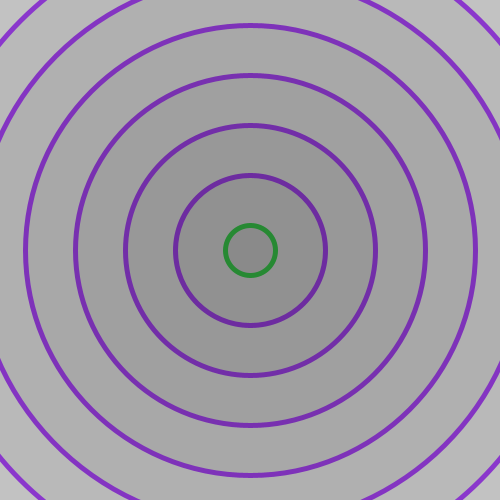
Frame 1 (no input)
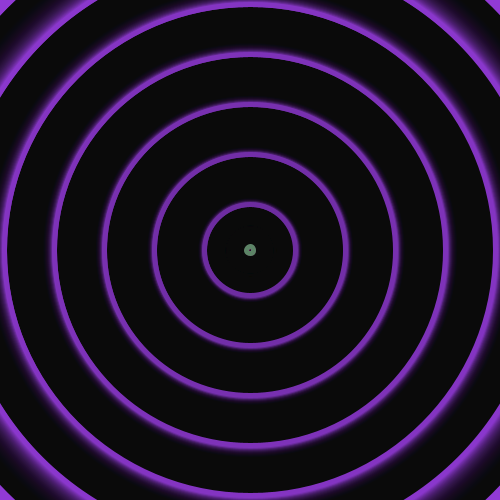
Frame 60 (the mouse pressed at the canvas centre just before this capture)
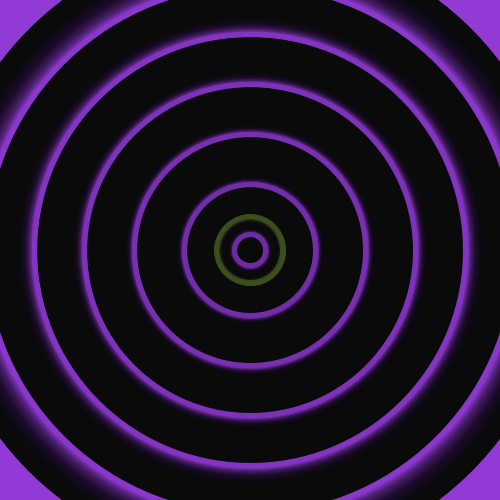
Frame 120 (the mouse held since frame 60 and released just before this capture)

The Processing sketch that drew these frames (run headless with seeded random() and noise(); from frame 60 on, the mouse is pressed at the canvas centre):

// Processing sketch: processing_39383
// ── processing_39383.pde

/*
*Press SPACEBAR to change color.
*/

cycle a, b, c, d, e, f, g, h, i, j, k, l, m, n, o, p;
  float s1 = random(225);
  float s2 = random(225);
  float s3 = random(225);

void setup()
{
  size (500, 500); 
  smooth();
  stroke(s1, s2, s3);
  strokeWeight(5);

  a = new cycle();
  a.r = 50;
  a.s = 50;

  b = new cycle();
  b.r = 150;
  b.s = 150 ;

  c = new cycle();
  c.r = 250;
  c.s = 250;

  d = new cycle();
  d.r = 350;
  d.s = 350;

  e = new cycle();
  e.r = 450;
  e.s = 450;

  f = new cycle();
  f.r = 550;
  f.s = 550;

  g = new cycle();
  g.r = 650;
  g.s = 650;

  h = new cycle();
  h.r = 750;
  h.s = 750;

  i = new cycle();
  i.r = 850;
  i.s = 850;

  j = new cycle();
  j.r = 950;
  j.s = 950;

  k = new cycle();
  k.r = 1050;
  k.s = 1050;

  l = new cycle();
  l.r = 1150;
  l.s = 1150;

  m = new cycle();
  m.r = 1250;
  m.s = 1250;

  n = new cycle();
  n.r = 1350;
  n.s = 1350;

  o = new cycle();
  o.r = 1450;
  o.s = 1450;

  p = new cycle();
  p.r = 1550;
  p.s = 1550;

  //a.x = b.x = c.x = d.x = e.x = f.x = g.x = h.x = i.x = j.x =250;
  //a.y = b.y = c.y = d.y = e.y = f.y = g.y = h.y = i.y = j.y = 250;
}

void draw()
{
  a.display2();
  b.display();
  c.display();
  d.display();
  e.display();
  f.display();
  g.display();
  h.display();

}

class cycle
{
  int x=250, y=250;
  int r;
  int s;
  int speed;
  int dir = -1;
  

  void display()
  {
    fill (0, 12);
    stroke(s1, s2, s3);
    ellipse (x, y, r, r); 

    r = r + dir;

    //println (dir);

    if (r < 0)
    {
      dir = dir * -1;
    }

    if (r > 750) 
    {
    dir = dir * -1;
    r = s;
  
    }
  }


  void display2()
  {
    fill (0, 12);
    stroke(random(225),random(225), random(225));
    ellipse (x, y, r, r); 

    r = r + dir;

    //println (dir);

    if (r < 0)
    {
      dir = dir * -1;
    }

    if (r > 750) 
    {
    dir = dir * -1;
    r = s;
  
    }
  }
}

void keyPressed()
{

 if (key == ' ')
      {
        s1 = random(225);
        s2 = random(225);
        s3 = random(225);
        background (0);

      } 

}
